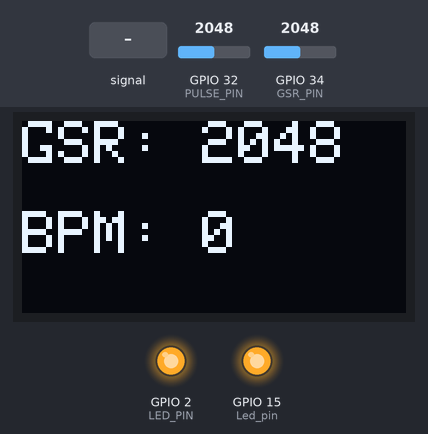
A sketch run on a simulated ESP32. On the bench: 128×64 one-colour display, output pins drawn as LEDs (lit = HIGH). Dashed ring = blinking. The inputs (shaded band) are chosen by the test bench; at power-on: GPIO 34 (GSR_PIN) = 2048, GPIO 32 (PULSE_PIN) = 2048. What the sketch prints to the serial monitor is not drawn.

Above: at 1.2 s.
1.3 s: GPIO 34 (GSR_PIN) set to 216
At 2.1 s:
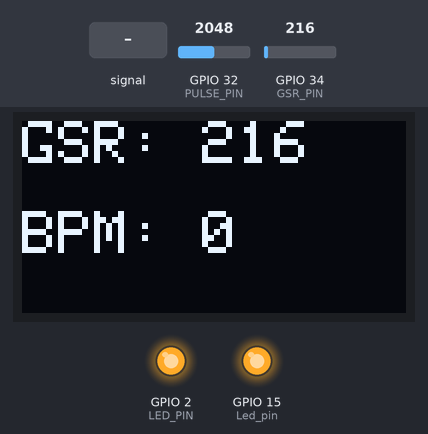
3.1 s: GPIO 34 (GSR_PIN) set to 189
At 3.6 s:
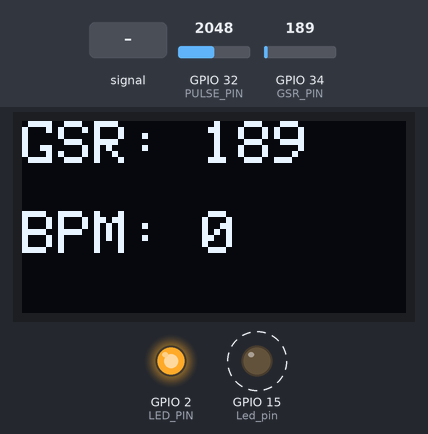
6.2 s: GPIO 32 (PULSE_PIN) fed a 200 Hz sine of ±1842 counts around its level
At 9.2 s:
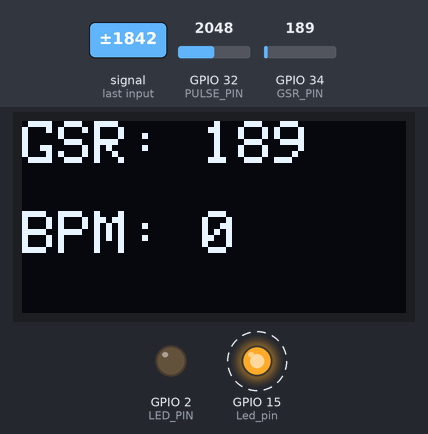
9.3 s: GPIO 34 (GSR_PIN) set to 98
At 10.4 s:
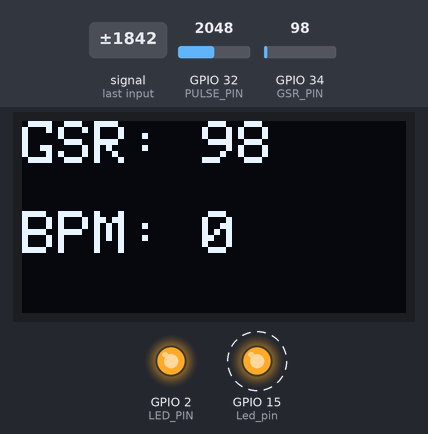
11.5 s: GPIO 34 (GSR_PIN) set to 81
At 13.6 s:
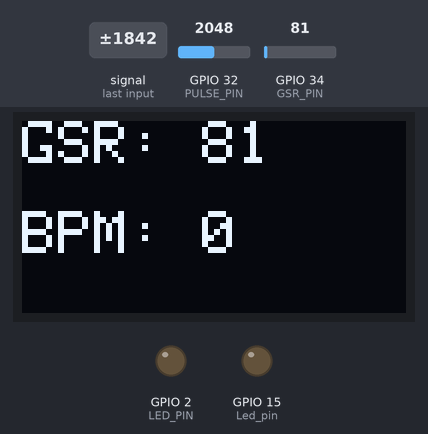
14.6 s: GPIO 32 (PULSE_PIN) set to 1960
At 15.5 s:
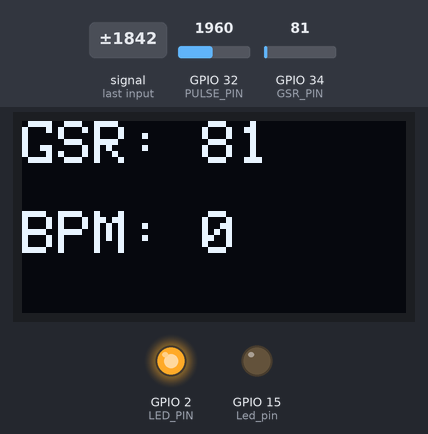
Timing chart, 0 to 17.1 s (numbered marks = the images above; inputs shaded):
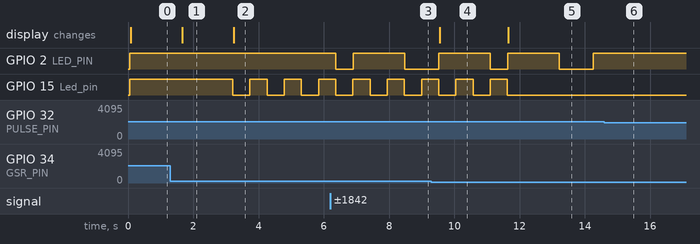

The sketch:

code.ino
```cpp
#include <SPI.h>
#include <Adafruit_GFX.h>
#include <Adafruit_SSD1306.h>

// Define pin connections
#define SCREEN_WIDTH 128
#define SCREEN_HEIGHT 64

#define OLED_MOSI  23      // pins for oled
#define OLED_CLK   18
#define OLED_DC    16
#define OLED_CS    5
#define OLED_RESET 17

#define GSR_PIN 34
#define Led_pin 15      // LED pin for GSR
#define PULSE_PIN 32    // Pulse sensor pin
#define LED_PIN 2       // Onboard LED for pulse blink

Adafruit_SSD1306 display(SCREEN_WIDTH, SCREEN_HEIGHT,
                         &SPI, OLED_DC, OLED_RESET, OLED_CS);

// BPM variables
int bpm = 0;
int threshold = 1000;  // Adjust based on your pulse waveform
bool pulseDetected = false;
unsigned long lastBeatTime = 0;

void setup() {
  Serial.begin(115200);
  pinMode(Led_pin, OUTPUT);
  pinMode(LED_PIN, OUTPUT);

  if (!display.begin(SSD1306_SWITCHCAPVCC)) {
    Serial.println("OLED failed");
    while (1);
  }

  display.clearDisplay();
  display.setTextSize(2);
  display.setTextColor(SSD1306_WHITE);
  display.display();

  Serial.println("Starting sensors...");
}

void loop() {
  // --- GSR Reading ---
  int gsrValue = analogRead(GSR_PIN);
  Serial.print("GSR: ");
  Serial.println(gsrValue);

  // LED logic for GSR (non-blocking)
  static unsigned long lastBlinkTime = 0;
  unsigned long now = millis();

  if (gsrValue>= 90 &&gsrValue< 200) {
    if (now - lastBlinkTime> 500) {
      digitalWrite(Led_pin, !digitalRead(Led_pin));
      lastBlinkTime = now;
    }
  } else if (gsrValue>= 200) {
    digitalWrite(Led_pin, HIGH);
  } else {
    digitalWrite(Led_pin, LOW);
  }

  // --- Pulse Reading & BPM Calculation ---
  int pulseValue = analogRead(PULSE_PIN);
  Serial.print("Pulse raw: ");
  Serial.println(pulseValue);

  // Blink onboard LED when pulse peak is detected
  if (pulseValue> threshold && !pulseDetected) {
    pulseDetected = true;
    unsigned long currentTime = millis();
    int beatInterval = currentTime - lastBeatTime;

    if (beatInterval> 300 &&beatInterval< 2000) {
      bpm = 60000 / beatInterval;
      lastBeatTime = currentTime;
    }

    digitalWrite(LED_PIN, HIGH);  // Flash onboard LED
  }

  if (pulseValue< threshold) {
    pulseDetected = false;
    digitalWrite(LED_PIN, LOW);
  }
  Serial.println(bpm);

  // --- Display Data ---
  display.clearDisplay();
  display.setCursor(0, 0);
  display.setTextSize(2);
  display.print("GSR: ");
  display.println(gsrValue);
  display.setCursor(0, 30);
  display.print("BPM: ");
  display.println(bpm);
  display.display();

  delay(500);  // Keep it fast (~100Hz sampling)
}
```

Measured:
- the behaviour switches between 200 and 199 on GPIO 34 (GSR_PIN) (found by bisection; images 1 and 2)
- the behaviour switches between 90 and 89 on GPIO 34 (GSR_PIN) (found by bisection; images 4 and 5)
- after the input at 1.3 s, the display: changes after 0.36 s (image 1)
- after the input at 3.1 s, GPIO 15 (Led_pin): alternates HIGH for 0.53 s and LOW for 0.53 s, starting after 0.11 s; the display: changes after 0.14 s (image 2)
- after the input at 6.2 s, GPIO 2 (LED_PIN): HIGH → LOW after 0.17 s, → HIGH 0.53 s later, → LOW 1.6 s later
- after the input at 9.3 s, the display: changes after 0.25 s (image 4)
- after the input at 11.5 s, GPIO 15 (Led_pin): goes on until 11.6 s, then stays LOW; the display: changes after 0.16 s (image 5)
- after the input at 14.6 s, GPIO 2 (LED_PIN): stays HIGH (without the input it goes to LOW after 1.2 s)
